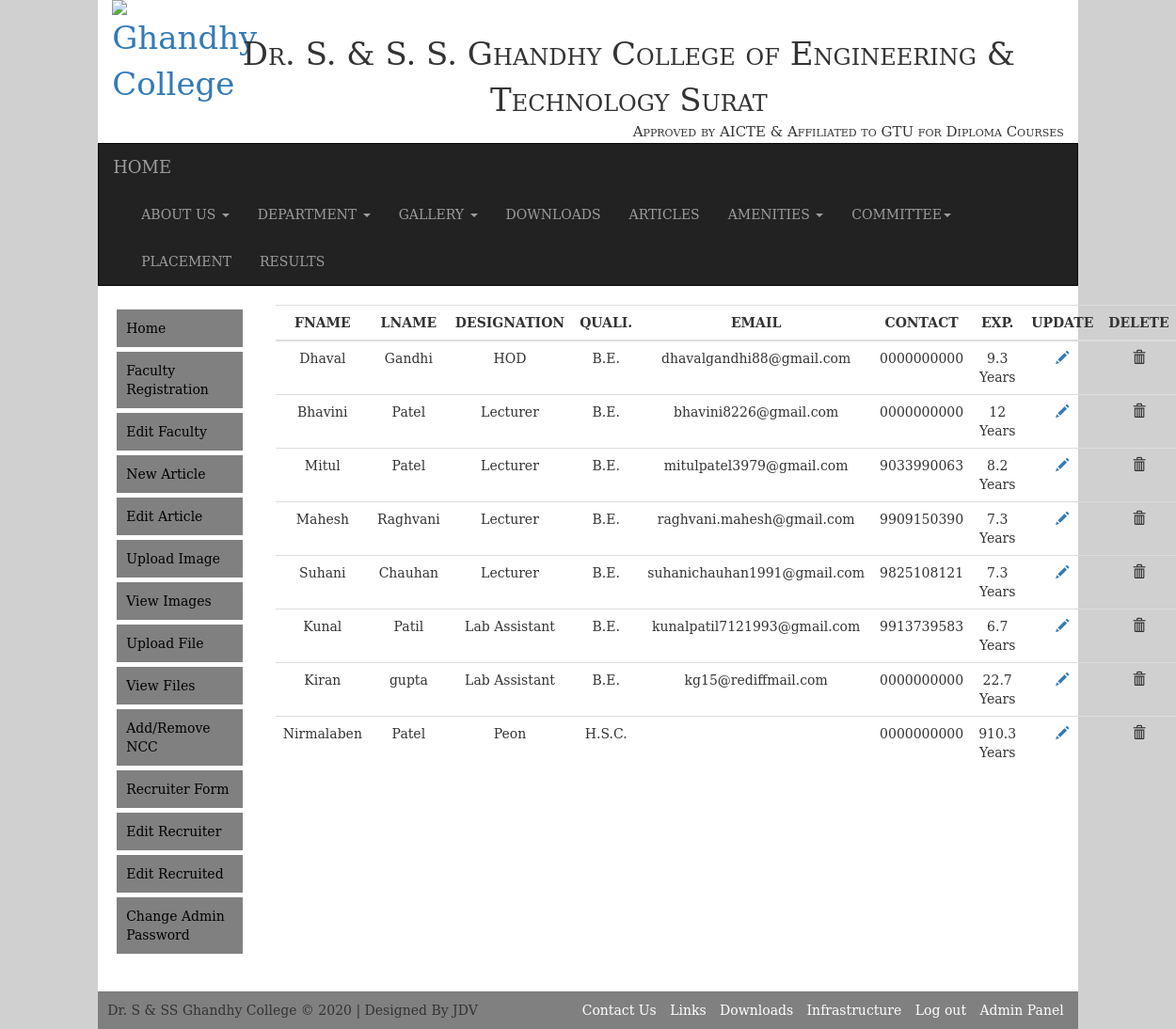
Screenshot of /faculty_data_show.php?branch_code=16 (signed in) with the database file from the repository.
### tables this page shows
CREATE TABLE IF NOT EXISTS `clg_faculty` (
  `id` int(11) NOT NULL,
  `fname` varchar(50) NOT NULL,
  `mname` varchar(50) NOT NULL,
  `lname` varchar(50) NOT NULL,
  `email` varchar(100) NOT NULL,
  `branch_code` int(2) NOT NULL,
  `post` varchar(15) NOT NULL,
  `qualification` varchar(25) NOT NULL,
  `contact` varchar(10) NOT NULL,
  `ocontact` varchar(10) NOT NULL,
  `gender` varchar(10) NOT NULL,
  `profile_img` varchar(2000) NOT NULL,
  `birthdate` date NOT NULL,
  `start_date` date NOT NULL
);

### faculty_data_show.php (the view, shortened to what this page needs)
<!doctype html>
<html>
<head>
<link rel="stylesheet" href="bootstrap/css/bootstrap.min.css">
<link href="bootstrap/css/style.css" rel="stylesheet">
</head>
<body>
    <div class="container-fluid">
		<div class="row">
            <div class="col-md-10" style="background:white;">
            <header>
                <?php require_once('header.php'); ?>
            </header>
            <section>
                <article>
                	<div class="row">
       					<div class="col-md-2 col-sm-2 admin_sidemenu">
                        	<?php
								require_once('adminsidemenu.php');
							?>
                        </div>
                	<div class="col-md-10 col-sm-10" >
                    	<div class="row">
 						<div id="show" class="col-md-12 col-sm-12">
							<table class=" table table-responsive table-hover text-center" id="table_showdata">
                            		<tr style="font-weight:bold;">
                                    	<td>FNAME</td>
                                        <td>LNAME</td>
                                        <td>DESIGNATION</td>
                                        <td>QUALI.</td>
                                        <td>EMAIL</td>
                                        <td>CONTACT</td>
                                        <td>EXP.</td>
                                        <td>UPDATE</td>
                                        <td>DELETE</td>
                                    </tr>
								<tbody>
                                	<?php
										$show=mysql_query("select * from clg_faculty where branch_code='$_REQUEST[branch_code]'");
										while($show1=mysql_fetch_array($show))
										{
									?>
                                	<tr>
                                    	<td><?php echo $show1[1];?></td>
                                        <td><?php echo $show1[3];?></td>
                                        <td><?php echo $show1[6];?></td>
                                        <td><?php echo $show1[7];?></td>
                                        <td><?php echo $show1[4];?></td>
                                        <td><?php echo $show1[8];?></td>
                                        <td><?php
												$date1=mysql_query("select DATEDIFF((select CURDATE()),'$show1[13]')");
												$date=mysql_fetch_array($date1);
												echo round($date[0]/365,1)." Years";
											?></td>
                                        <td ><a href="edit_faculty_reg.php?id=<?php echo $show1[0];?>"><span class="glyphicon glyphicon-pencil"></span></a></td>
                                        <td onClick="delete_faculty(<?php echo $show1[0];?>,<?php echo $_REQUEST['branch_code'];?>)"><span class="glyphicon glyphicon-trash"></span></td>
                                    </tr>
                                    <?php
										}
									?>
                                </tbody>
                            </table>
                        </div>
                        </div>
                </div>
                	</div>
                </article>
            </section>
           <footer>
           		<?php require_once('footer.php'); ?>
           </footer>
           </div>
    </div>
	</div>
</body>
</html>

### rows the page displays
clg_faculty: fname "Dhaval", lname "Gandhi", post "HOD", qualification "B.E.", email "dhavalgandhi88@gmail.com", contact "0000000000", date "9.3"
clg_faculty: fname "Bhavini", lname "Patel", post "Lecturer", qualification "B.E.", email "bhavini8226@gmail.com", contact "0000000000", date "12"
clg_faculty: fname "Mitul", lname "Patel", post "Lecturer", qualification "B.E.", email "mitulpatel3979@gmail.com", contact "9033990063", date "8.2"
clg_faculty: fname "Mahesh", lname "Raghvani", post "Lecturer", qualification "B.E.", email "raghvani.mahesh@gmail.com", contact "9909150390", date "7.3"
clg_faculty: fname "Suhani", lname "Chauhan", post "Lecturer", qualification "B.E.", email "suhanichauhan1991@gmail.com", contact "9825108121", date "7.3"
clg_faculty: fname "Kunal", lname "Patil", post "Lab Assistant", qualification "B.E.", email "kunalpatil7121993@gmail.com", contact "9913739583", date "6.7"
clg_faculty: fname "Kiran", lname "gupta", post "Lab Assistant", qualification "B.E.", email "kg15@rediffmail.com", contact "0000000000", date "22.7"
clg_faculty: fname "Nirmalaben", lname "Patel", post "Peon", qualification "H.S.C.", contact "0000000000", date "910.3"

### other values shown
$s['year'] "2020"
